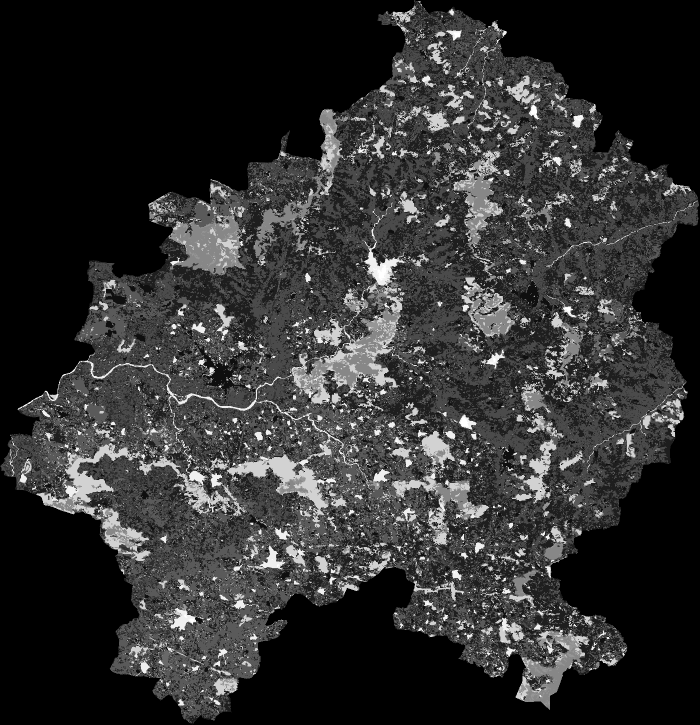
#> input picture topic13/LULC_2005_15_vik/0506_vik.tif, 1399 x 1449 px (shown at 1/2 size); its folder holds 4 pictures in this run
$ python index.py
#> lines starting #> are read from the running program, lines starting #| are printed output that depends on the picture
import cv2
import os
import matplotlib.pyplot as plt
import numpy as np
from sklearn.model_selection import train_test_split
def load_and_visualize_images(data_folder):
    # List all files in the data folder
#> called with data_folder = 'topic13/LULC_2005_15_vik'
    files = os.listdir(data_folder)

    # Iterate through each file in the folder
    for file in files:
        # Check if the file is a TIFF image
        if file.lower().endswith(('.tiff', '.tif')):
            # Construct the file path
            file_path = os.path.join(data_folder, file)

            # Read the TIFF image using OpenCV
            image = cv2.imread(file_path, cv2.IMREAD_UNCHANGED)
#> image is the input picture: shape (1449, 1399); min 0, max 17, mean 3.23

            # Display the image
            plt.figure(figsize=(8, 8))
            plt.imshow(image, cmap='hsv')
            plt.title(f'TIFF Image: {file}')
            plt.show()
#> pass 2 of the loop in load_and_visualize_images, `for file in files:`:
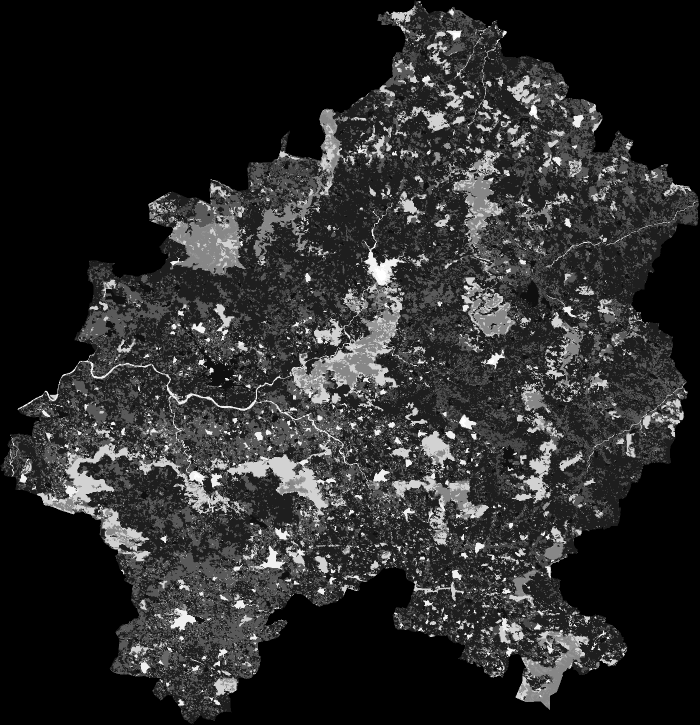
#> input picture topic13/LULC_2005_15_vik/0607_vik.tif, 1399 x 1449 px (shown at 1/2 size)
#> in load_and_visualize_images, image is the input picture: shape (1449, 1399); min 0, max 17, mean 2.9
#> pass 3 of the loop in load_and_visualize_images, `for file in files:`:
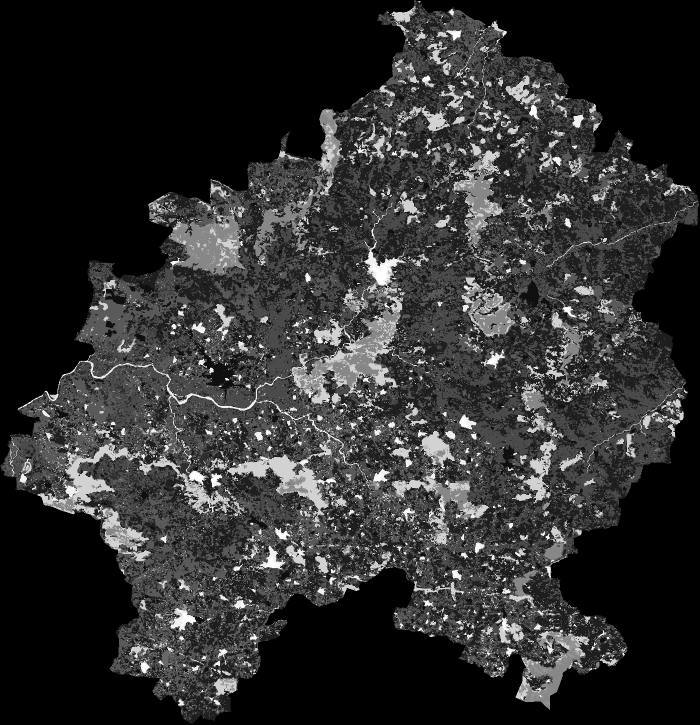
#> input picture topic13/LULC_2005_15_vik/0708_vik.tif, 1399 x 1449 px (shown at 1/2 size)
#> in load_and_visualize_images, image is the input picture: shape (1449, 1399); min 0, max 17, mean 3.14
#> the loop made 4 passes; the first 3 are shown


def load_and_preprocess_images(data_folder):
    # List all files in the data folder
#> called with data_folder = 'topic13/LULC_2005_15_vik'
    files = os.listdir(data_folder)

    # Initialize lists to store images and labels
    images = []
    labels = []

    # Iterate through each file in the folder
    for file in files:
        # Check if the file is a TIFF image
        if file.lower().endswith(('.tiff', '.tif')):
            # Construct the file path
            file_path = os.path.join(data_folder, file)

            # Read the TIFF image using OpenCV
            image = cv2.imread(file_path, cv2.IMREAD_UNCHANGED)

            # Preprocess the image (add additional preprocessing steps as needed)
            # For example, you might resize the image to a specific size
            image = cv2.resize(image, (224, 224))
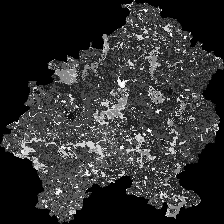
#> image: shape (224, 224); min 0, max 17, mean 3.19; drawn with min black and max white

            # Append the preprocessed image to the list
            images.append(image)
#> pass 2 of the loop in load_and_preprocess_images, `for file in files:`:
#> in load_and_preprocess_images, `image = cv2.resize(image, (224, 224))`:
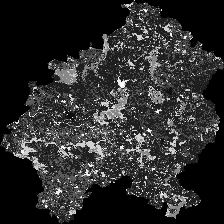
#> image: shape (224, 224); min 0, max 17, mean 2.89; drawn with min black and max white
#> pass 3 of the loop in load_and_preprocess_images, `for file in files:`:
#> in load_and_preprocess_images, `image = cv2.resize(image, (224, 224))`:
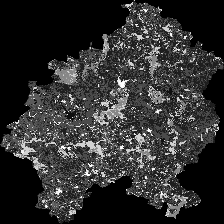
#> image: shape (224, 224); min 0, max 17, mean 3.11; drawn with min black and max white
#> the loop made 4 passes; the first 3 are shown

            # Extract label information (if available)
            # You might need to define a mechanism to extract labels based on your dataset structure
            # labels.append(extract_label_from_filename(file))

    # Convert the lists to NumPy arrays
    images = np.array(images)
    # labels = np.array(labels)

    # Split the data into training and testing sets
    train_images, test_images = train_test_split(images, test_size=0.2, random_state=42)
    # train_labels, test_labels = train_test_split(labels, test_size=0.2, random_state=42)

    return train_images, test_images  # Return additional variables as needed


if __name__ == "__main__":
    # Replace 'your_data_folder' with the actual path to your TIFF images folder
    data_folder = 'topic13/LULC_2005_15_vik'
    # Call the function to load and visualize images
    load_and_visualize_images(data_folder)
     # Call the function to load and preprocess images
    train_images, test_images = load_and_preprocess_images(data_folder)
